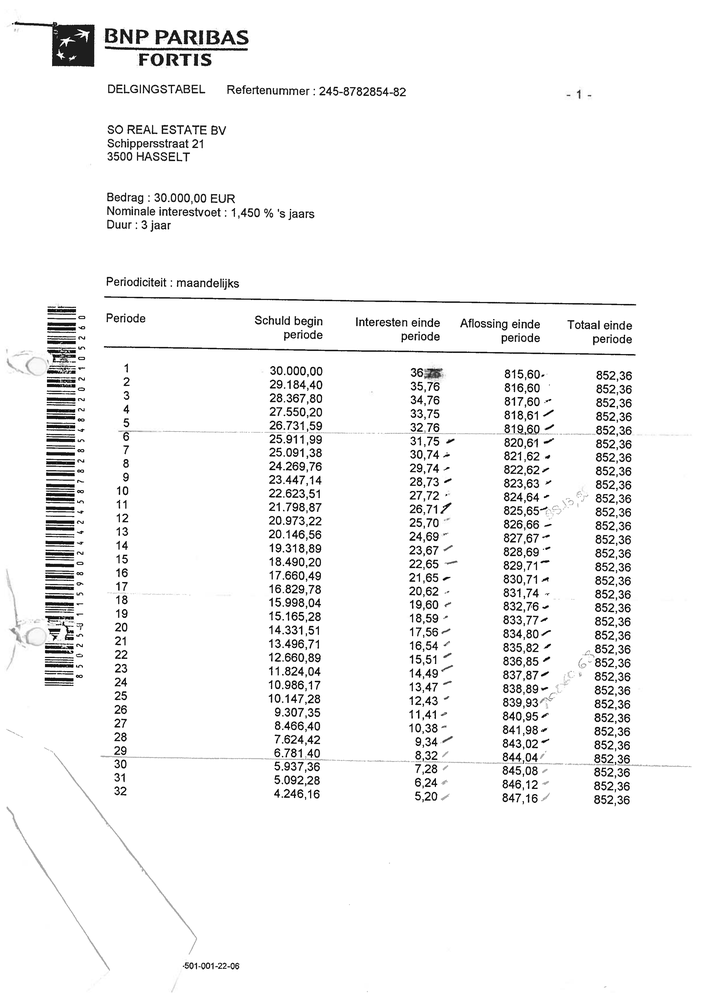
#> input picture computer vision/cv2opencv/input/I168.png, 707 x 999 px, shrunk from 2483 x 3510 before the run, found by its file name
$ python test2.py
#> lines starting #> are read from the running program, lines starting #| are printed output that depends on the picture; after the words box and inside, x2 and y2 are one past the last pixel; in counts of white or black regions, pixels touching at a corner belong together
import cv2
import numpy as np

# Step 1: Load the image
image = cv2.imread('I168.png')
#> image is the input picture: shape (999, 707, 3); min 0, max 255, mean 243.3

# Step 2: Convert the image to grayscale
gray_image = cv2.cvtColor(image, cv2.COLOR_BGR2GRAY)

# Step 3: Use thresholding to create a mask where the text is
_, mask = cv2.threshold(gray_image, 200, 255, cv2.THRESH_BINARY_INV)  # Assuming the text is white or light-colored
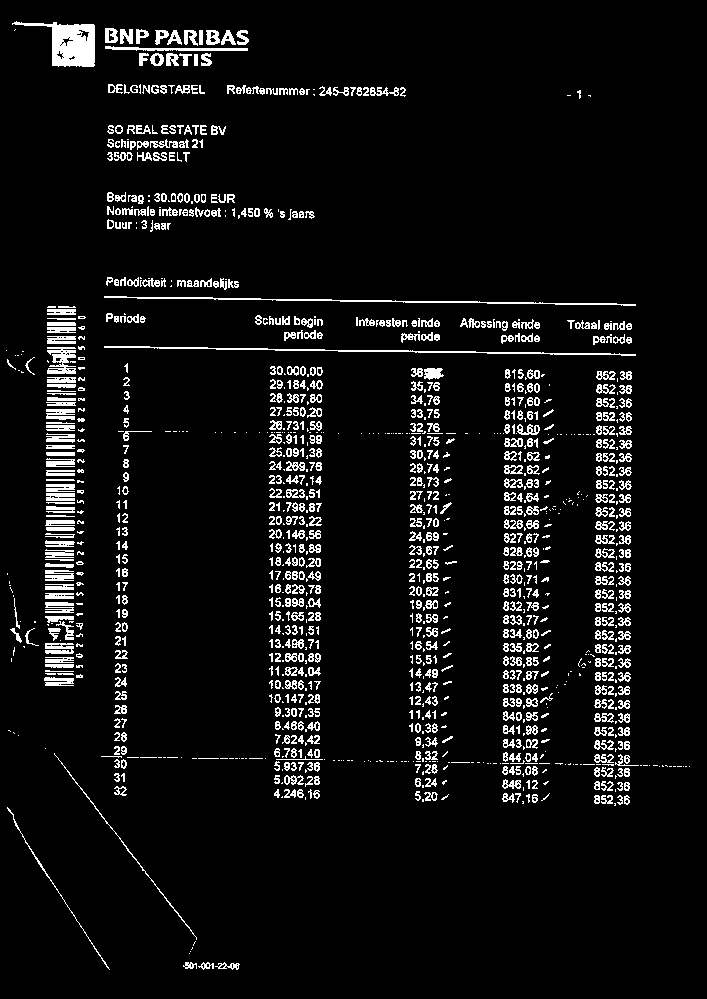
#> mask: shape (999, 707); 6.6% white in thin lines or dots

# Step 4: Dilate the mask to cover the text area fully (this step is optional, helps with small gaps)
kernel = np.ones((3, 3), np.uint8)
mask = cv2.dilate(mask, kernel, iterations=2)
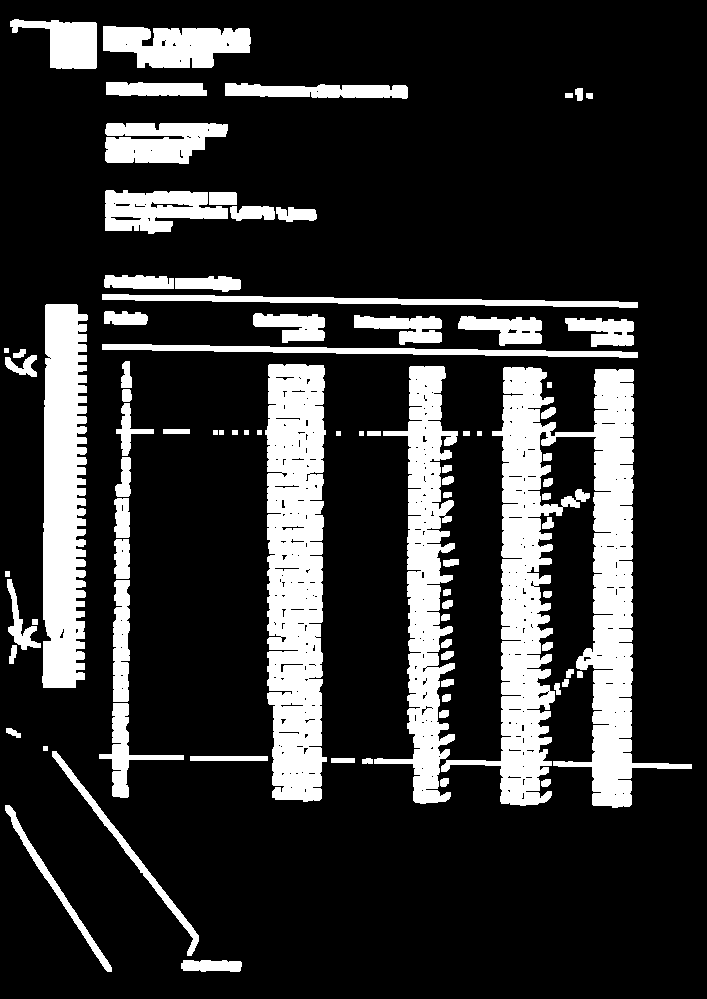
#> mask: shape (999, 707); 19.4% white; 85 white regions, largest, box (x1, y1, x2, y2) and area: (441, 367, 692, 808) 36923, (265, 364, 327, 802) 22517, (42, 304, 88, 688) 15066

# Step 5: Inpaint the image using the mask (removes the text)
inpainted_image = cv2.inpaint(image, mask, 7, cv2.INPAINT_TELEA)

# Step 6: Save the output image
cv2.imwrite('output_image_without_text.jpg', inpainted_image)

# Step 7: Display images (optional)
cv2.imshow("Original Image", image)
cv2.imshow("Inpainted Image", inpainted_image)
cv2.waitKey(0)
cv2.destroyAllWindows()
